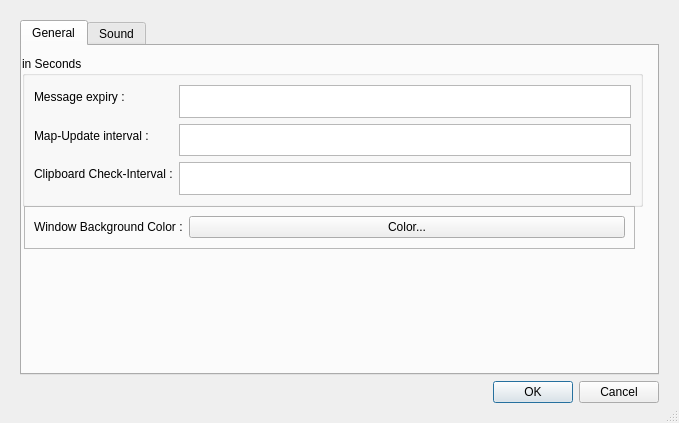
<?xml version="1.0" encoding="UTF-8"?>
<ui version="4.0">
 <class>Dialog</class>
 <widget class="QDialog" name="Dialog">
  <property name="geometry">
   <rect>
    <x>0</x>
    <y>0</y>
    <width>679</width>
    <height>423</height>
   </rect>
  </property>
  <property name="windowTitle">
   <string>Dialog</string>
  </property>
  <property name="sizeGripEnabled">
   <bool>true</bool>
  </property>
  <layout class="QGridLayout" name="gridLayout">
   <item row="0" column="0">
    <widget class="QWidget" name="widget" native="true">
     <layout class="QVBoxLayout" name="verticalLayout">
      <item>
       <widget class="QTabWidget" name="tabWidget">
        <property name="currentIndex">
         <number>0</number>
        </property>
        <widget class="QWidget" name="tab_1">
         <attribute name="title">
          <string>General</string>
         </attribute>
         <widget class="QGroupBox" name="groupBox">
          <property name="geometry">
           <rect>
            <x>0</x>
            <y>10</y>
            <width>621</width>
            <height>151</height>
           </rect>
          </property>
          <property name="title">
           <string>in Seconds</string>
          </property>
          <layout class="QVBoxLayout" name="verticalLayout_2">
           <item>
            <layout class="QFormLayout" name="formLayout">
             <item row="0" column="0">
              <widget class="QLabel" name="label">
               <property name="text">
                <string>Message expiry :</string>
               </property>
              </widget>
             </item>
             <item row="0" column="1">
              <widget class="QTextEdit" name="txtMessageExpiry">
               <property name="verticalScrollBarPolicy">
                <enum>Qt::ScrollBarAsNeeded</enum>
               </property>
               <property name="horizontalScrollBarPolicy">
                <enum>Qt::ScrollBarAsNeeded</enum>
               </property>
               <property name="sizeAdjustPolicy">
                <enum>QAbstractScrollArea::AdjustToContents</enum>
               </property>
              </widget>
             </item>
             <item row="1" column="0">
              <widget class="QLabel" name="label_2">
               <property name="text">
                <string>Map-Update interval :</string>
               </property>
              </widget>
             </item>
             <item row="1" column="1">
              <widget class="QTextEdit" name="txtMapExpiry">
               <property name="verticalScrollBarPolicy">
                <enum>Qt::ScrollBarAsNeeded</enum>
               </property>
               <property name="horizontalScrollBarPolicy">
                <enum>Qt::ScrollBarAsNeeded</enum>
               </property>
               <property name="sizeAdjustPolicy">
                <enum>QAbstractScrollArea::AdjustToContents</enum>
               </property>
              </widget>
             </item>
             <item row="2" column="0">
              <widget class="QLabel" name="label_3">
               <property name="text">
                <string>Clipboard Check-Interval :</string>
               </property>
              </widget>
             </item>
             <item row="2" column="1">
              <widget class="QTextEdit" name="txtClipboardCheckInterval">
               <property name="verticalScrollBarPolicy">
                <enum>Qt::ScrollBarAsNeeded</enum>
               </property>
               <property name="horizontalScrollBarPolicy">
                <enum>Qt::ScrollBarAsNeeded</enum>
               </property>
               <property name="sizeAdjustPolicy">
                <enum>QAbstractScrollArea::AdjustToContents</enum>
               </property>
              </widget>
             </item>
            </layout>
           </item>
          </layout>
         </widget>
         <widget class="QFrame" name="frame">
          <property name="geometry">
           <rect>
            <x>2</x>
            <y>160</y>
            <width>611</width>
            <height>43</height>
           </rect>
          </property>
          <property name="frameShape">
           <enum>QFrame::StyledPanel</enum>
          </property>
          <property name="frameShadow">
           <enum>QFrame::Raised</enum>
          </property>
          <layout class="QFormLayout" name="formLayout_2">
           <item row="0" column="0">
            <widget class="QLabel" name="label_4">
             <property name="text">
              <string>Window Background Color :</string>
             </property>
            </widget>
           </item>
           <item row="0" column="1">
            <widget class="QPushButton" name="btnColor">
             <property name="text">
              <string>Color...</string>
             </property>
            </widget>
           </item>
          </layout>
         </widget>
        </widget>
        <widget class="QWidget" name="tab_2">
         <attribute name="title">
          <string>Sound</string>
         </attribute>
        </widget>
       </widget>
      </item>
      <item>
       <widget class="QDialogButtonBox" name="buttonBox">
        <property name="standardButtons">
         <set>QDialogButtonBox::Cancel|QDialogButtonBox::Ok</set>
        </property>
       </widget>
      </item>
     </layout>
    </widget>
   </item>
  </layout>
 </widget>
 <resources/>
 <connections/>
</ui>
